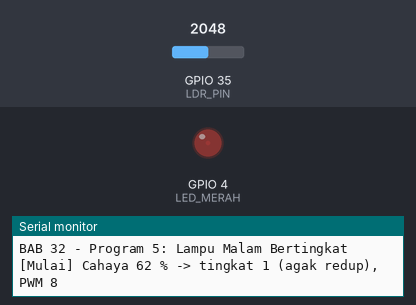
This sketch was run on a simulated ESP32. On the bench: output pins drawn as LEDs (lit = HIGH), the last lines printed to the serial monitor. Inputs (shaded band) come from the test bench; at power-on: GPIO 35 (LDR_PIN) = 2048.

Above: at 1.2 s.
1.3 s: GPIO 35 (LDR_PIN) set to 2735
At 1.9 s:
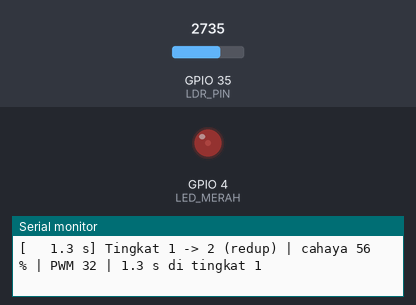
3.5 s: GPIO 35 (LDR_PIN) set to 2814
At 4.2 s:
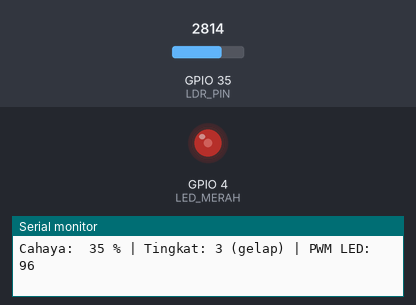
5.0 s: GPIO 35 (LDR_PIN) set to 3271
6.5 s: GPIO 35 (LDR_PIN) set to 3365
At 7.3 s:
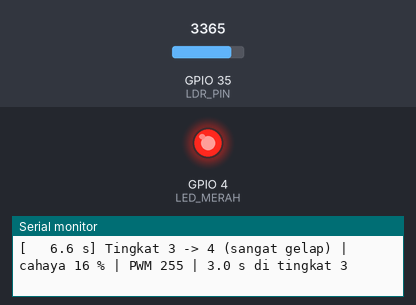
8.0 s: GPIO 35 (LDR_PIN) set to 3212
11.0 s: GPIO 35 (LDR_PIN) set to 3087
At 11.4 s:
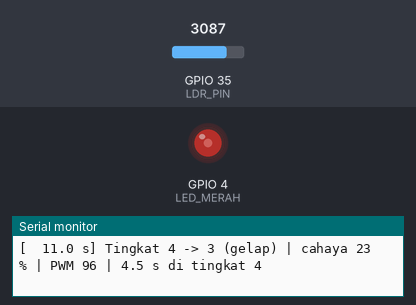
Timing chart, 0 to 13.5 s (numbered marks = the images above; inputs shaded):
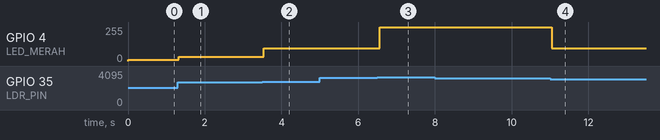

The sketch:

p5_lampu_bertingkat.ino
```cpp
/*
 * BAB 32 - Program 5: Lampu Malam Bertingkat
 * Kecerahan LED merah naik bertahap (5 tingkat) saat cahaya sekitar makin gelap.
 * Setiap batas tingkat diberi histeresis (MARGIN) supaya LED tidak
 * bolak-balik di antara dua tingkat. Tanpa delay().
 *
 * Rangkaian:
 *   LDR (header kuning, pin ke-1) → IO35
 *   LED1 (merah, header LED)      → IO4 (PWM)
 */

#define LDR_PIN   35  // LDR → IO35 (ADC1_CH7)
#define LED_MERAH 4   // LED1 merah → IO4

// Hasil kalibrasi dari Program 3 — ganti dengan angkamu
const int NILAI_GELAP = 3800;
const int NILAI_TERANG = 1000;
static_assert(NILAI_GELAP - NILAI_TERANG >= 300, "NILAI_GELAP harus lebih besar dari NILAI_TERANG minimal 300");

const int JUMLAH_TINGKAT = 5;
// Batas cahaya (%) antartingkat: tingkat 0 = cahaya >= 80 %, ..., tingkat 4 = cahaya < 20 %
const int BATAS_CAHAYA[JUMLAH_TINGKAT - 1] = {80, 60, 40, 20};
const int MARGIN = 3;  // histeresis: batas harus terlewati sejauh 3 % supaya tingkat berubah
const int KECERAHAN[JUMLAH_TINGKAT] = {0, 8, 32, 96, 255};  // nilai PWM untuk setiap tingkat
const char *NAMA_TINGKAT[JUMLAH_TINGKAT] = {"terang", "agak redup", "redup", "gelap", "sangat gelap"};

const int FREKUENSI_PWM = 5000;  // Hz
const int RESOLUSI_PWM = 8;      // 8 bit → nilai PWM 0-255
const int JUMLAH_SAMPEL = 20;    // 20 sampel × 5 ms = rata-rata 100 ms terakhir

// Timer serbaguna dari BAB 16
struct Timer {
  unsigned long interval;   // ms
  unsigned long waktuLalu;  // hasil millis() saat terakhir dijalankan

  bool sudahWaktunya(unsigned long sekarang) {
    if (sekarang - waktuLalu >= interval) {
      waktuLalu = sekarang;
      return true;
    }
    return false;
  }
};

// Rata-rata bergerak dengan kotak melingkar (lihat 32.7.2)
struct RataRataBergerak {
  int sampel[JUMLAH_SAMPEL];
  int posisi;
  long jumlah;

  void mulai(int nilaiAwal) {
    for (int i = 0; i < JUMLAH_SAMPEL; i++) {
      sampel[i] = nilaiAwal;
    }
    jumlah = (long)nilaiAwal * JUMLAH_SAMPEL;
    posisi = 0;
  }

  void tambah(int nilaiBaru) {
    jumlah = jumlah - sampel[posisi] + nilaiBaru;
    sampel[posisi] = nilaiBaru;
    posisi = (posisi + 1) % JUMLAH_SAMPEL;
  }

  int nilai() {
    return jumlah / JUMLAH_SAMPEL;
  }
};

Timer timerSampel = {5, 0};      // ambil sampel setiap 5 ms
Timer timerLaporan = {2000, 0};  // laporan setiap 2 detik
RataRataBergerak filterLdr;

int tingkat = 0;                      // tingkat yang sedang aktif
unsigned long waktuMasukTingkat = 0;  // kapan tingkat ini dimulai

// Persentase cahaya: 0 % = titik gelap, 100 % = titik terang
int hitungPersen(int nilai) {
  long persen = (long)(NILAI_GELAP - nilai) * 100 / (NILAI_GELAP - NILAI_TERANG);
  if (persen < 0) persen = 0;
  if (persen > 100) persen = 100;
  return persen;
}

// Tingkat tanpa histeresis (dipakai sekali saat program mulai)
int tingkatAwal(int persen) {
  int t = 0;
  while (t < JUMLAH_TINGKAT - 1 && persen < BATAS_CAHAYA[t]) {
    t = t + 1;
  }
  return t;
}

// Tingkat baru dengan histeresis, dihitung dari tingkat sekarang (t)
int tingkatBaru(int persen, int t) {
  // Makin gelap: pindah kalau cahaya di bawah batas bawah tingkat ini dikurangi MARGIN
  while (t < JUMLAH_TINGKAT - 1 && persen < BATAS_CAHAYA[t] - MARGIN) {
    t = t + 1;
  }
  // Makin terang: pindah kalau cahaya di atas batas atas tingkat ini ditambah MARGIN
  while (t > 0 && persen >= BATAS_CAHAYA[t - 1] + MARGIN) {
    t = t - 1;
  }
  return t;
}

void setup() {
  Serial.begin(115200);
  ledcAttach(LED_MERAH, FREKUENSI_PWM, RESOLUSI_PWM);  // siapkan PWM di IO4 (BAB 12)

  filterLdr.mulai(analogRead(LDR_PIN));  // isi semua kotak dengan bacaan pertama
  int persen = hitungPersen(filterLdr.nilai());
  tingkat = tingkatAwal(persen);
  waktuMasukTingkat = millis();
  ledcWrite(LED_MERAH, KECERAHAN[tingkat]);

  Serial.println("BAB 32 - Program 5: Lampu Malam Bertingkat");
  Serial.printf("[Mulai] Cahaya %d %% -> tingkat %d (%s), PWM %d\n",
                persen, tingkat, NAMA_TINGKAT[tingkat], KECERAHAN[tingkat]);
}

void loop() {
  unsigned long sekarang = millis();

  // Tugas 1: ambil satu sampel LDR setiap 5 ms
  if (timerSampel.sudahWaktunya(sekarang)) {
    filterLdr.tambah(analogRead(LDR_PIN));
  }

  // Tugas 2: periksa apakah tingkat cahaya berubah
  int persen = hitungPersen(filterLdr.nilai());
  int t = tingkatBaru(persen, tingkat);
  if (t != tingkat) {
    float lamaDetik = (sekarang - waktuMasukTingkat) / 1000.0;
    ledcWrite(LED_MERAH, KECERAHAN[t]);
    Serial.printf("[%6.1f s] Tingkat %d -> %d (%s) | cahaya %d %% | PWM %d | %.1f s di tingkat %d\n",
                  sekarang / 1000.0, tingkat, t, NAMA_TINGKAT[t], persen, KECERAHAN[t],
                  lamaDetik, tingkat);
    tingkat = t;
    waktuMasukTingkat = sekarang;
  }

  // Tugas 3: laporan setiap 2 detik
  if (timerLaporan.sudahWaktunya(sekarang)) {
    Serial.printf("Cahaya: %3d %% | Tingkat: %d (%s) | PWM LED: %d\n",
                  persen, tingkat, NAMA_TINGKAT[tingkat], KECERAHAN[tingkat]);
  }
}
```

Measured:
- the behaviour switches between 2764 and 2765 on GPIO 35 (LDR_PIN) (found by bisection; images 1 and 2)
- the behaviour switches between 3324 and 3325 on GPIO 35 (LDR_PIN) (found by bisection; images 2 and 3)
- the behaviour switches between 3157 and 3156 on GPIO 35 (LDR_PIN) (found by bisection; images 3 and 4)
- after the input at 1.3 s, GPIO 4 (LED_MERAH): 8/255 → 32/255 at once
- after the input at 3.5 s, GPIO 4 (LED_MERAH): 32/255 → 96/255 at once
- after the input at 6.5 s, GPIO 4 (LED_MERAH): 96/255 → 255/255 after 0.06 s
- after the input at 11.0 s, GPIO 4 (LED_MERAH): 255/255 → 96/255 at once
